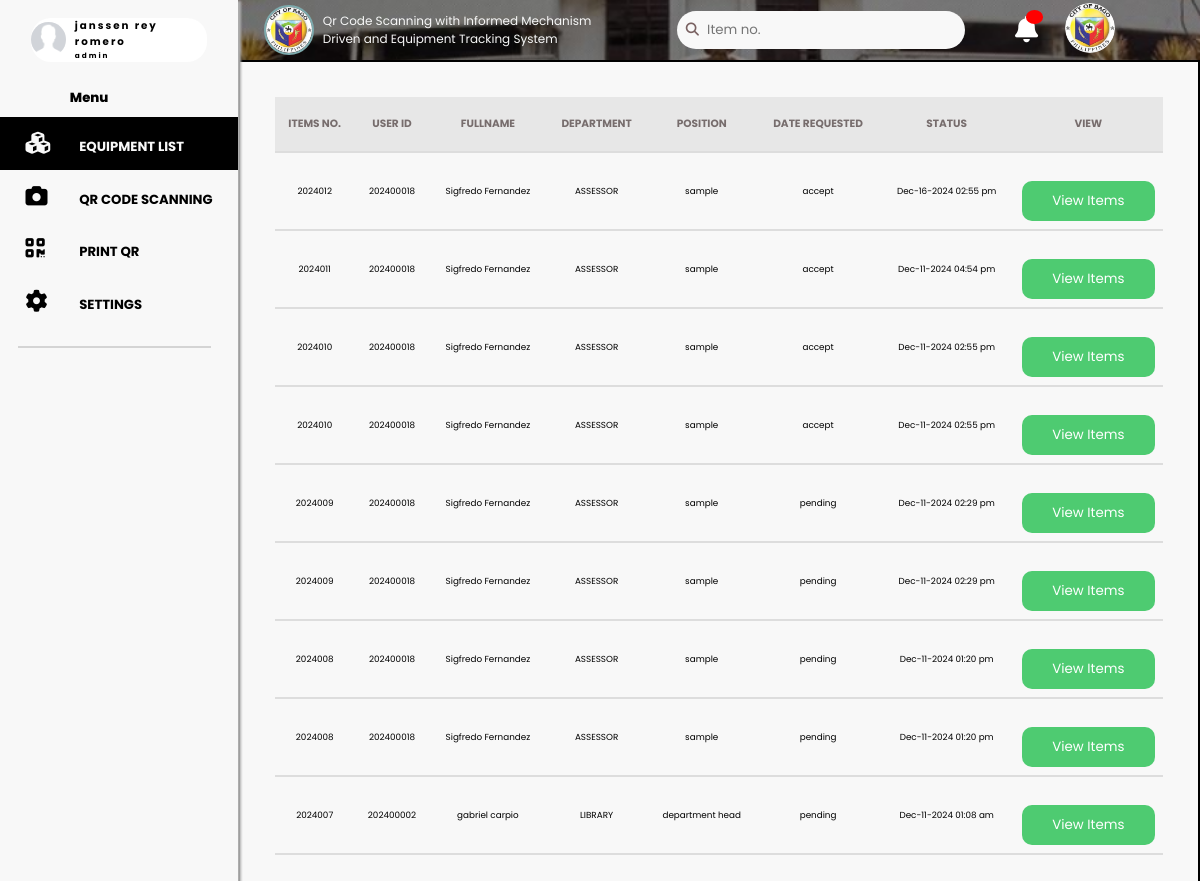
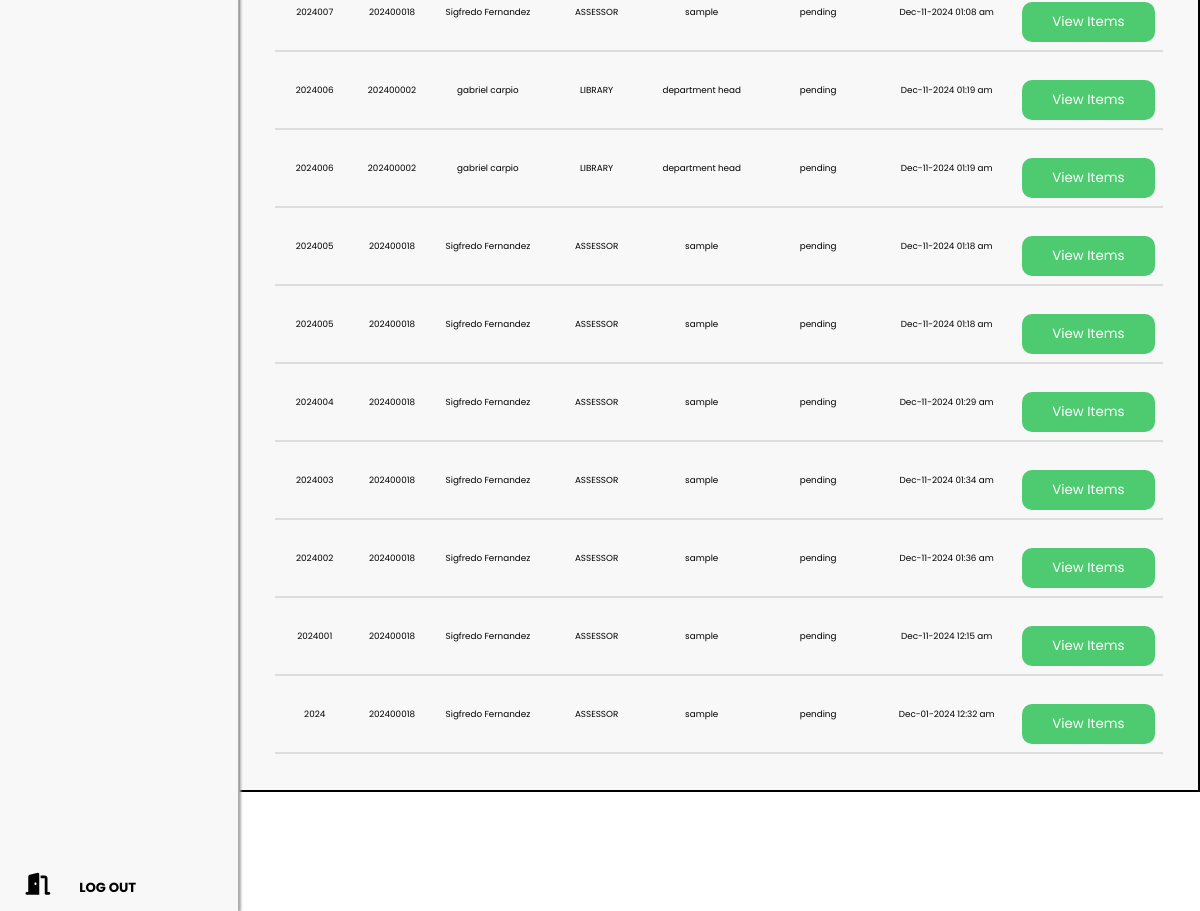
Page /pages/storekeeper/equipment_list.php (signed in) on the committed database (2 pictures, top to bottom).
### tables this page shows
CREATE TABLE `purchase_request` (
  `id` int(11) NOT NULL,
  `notification_id` int(11) NOT NULL,
  `purchase_request_code` int(11) NOT NULL,
  `datetime` datetime NOT NULL,
  `isSeen` tinyint(1) NOT NULL DEFAULT 1,
  `status` varchar(20) NOT NULL
);

CREATE TABLE `users` (
  `id` int(11) NOT NULL,
  `usercode` int(11) NOT NULL,
  `email` varchar(50) NOT NULL,
  `password` varchar(256) NOT NULL,
  `phone_number` varchar(11) NOT NULL,
  `fullname` varchar(50) NOT NULL,
  `birthdate` date NOT NULL,
  `gender` varchar(50) NOT NULL,
  `role` varchar(50) NOT NULL,
  `department` varchar(100) NOT NULL,
  `position` varchar(50) NOT NULL,
  `profile` varchar(100) DEFAULT NULL,
  `status` varchar(10) NOT NULL
);

### pages/storekeeper/equipment_list.php (the view, shortened to what this page needs)
<?php
require '../../logic/dbCon.php';
?>
<!DOCTYPE html>
<html lang="en">
<head>
    <link rel="stylesheet" href="https://cdnjs.cloudflare.com/ajax/libs/font-awesome/6.6.0/css/all.min.css" />
    <link rel="stylesheet" href="https://cdn.jsdelivr.net/npm/swiper@11/swiper-bundle.min.css" />
    <link rel="stylesheet" href="../../styles/accountability.css?v=1.1">
</head>
<body>
        <?php include 'noti_storekeeper_content.php' ?>
    <header>
        <div class="user">
            <img src="<?php echo $_SESSION['profile'] ?>" alt="">
            <div>
                <h3 style="letter-spacing: 2px;"><?php echo $_SESSION['fullname'] ?></h3>
                <h5 style="letter-spacing: 2px;"><?php echo $_SESSION['role'] ?></h5>
            </div>
        </div>
        <span class="menutext">menu</span>
        <nav class="navbar">
            <ul>
                <li>
                    <i class="fa-solid fa-cubes" id="active"></i>
                    <a href="equipment_list.php" id="active">EQUIPMENT LIST</a>
                </li>
                <li>
                    <i class="fa-solid fa-camera"></i>
                    <a href="storekeep_qr.php">QR CODE SCANNING</a>
                </li>
                <li>
                    <i class="fa-solid fa-qrcode"></i>
                    <a href="print_qr.php">PRINT QR</a>
                </li>
                <li>
                    <i class="fa-solid fa-gear"></i>
                    <a href="settings.php">SETTINGS</a>
                </li>
                <div class="div">
                    <span></span>
                </div>
                <li>
                    <i class="fa-solid fa-door-open"></i>
                    <a href="../../logic/logout.php">LOG OUT</a>
                </li>
            </ul>
        </nav>
    </header>
    <div class="container">
        <div class="header">
            <div class="div1">
                <div class="content">
                    <div class="logo">
                        <img src="../../styles/images/logo1.png" alt="">
                    </div>
                    <p>Qr Code Scanning with Informed Mechanism <br> Driven and Equipment Tracking System</p>
                </div>
            </div>
            <div class="div2">
                <div class="content2">
                    <div class="search">
                        <i class="fa-solid fa-search"></i>
                        <input type="number" placeholder="Item no." class="search-input" id="searchInput" oninput="getsearch(this.value)">
                    </div>
                    <div class="notpic">
                        <div class="notification noti_bell" onclick="openNotification()">
                            <div class="noti_count" id="noti_count"></div>
                            <i class="fa-solid fa-bell "></i>
                        </div>
                        <div class="profile">
                            <img src="../../styles/images/logo1.png" alt="">
                        </div>
                    </div>
                </div>
            </div>
        </div>
        <main class="containermain">
            <div class="table-container">
                <table id="dataTable">
                    <thead>
                        <tr>
                            <th>ITEMS NO.</th>
                            <th>USER ID</th>
                            <th>FULLNAME</th>
                            <th>DEPARTMENT</th>
                            <th>POSITION</th>
                            <th>DATE REQUESTED</th>
                            <th>STATUS</th>
                            <th>View</th>
                        </tr>
                    </thead>
                    <tbody id="tableBody">
                        <?php
                        $stmt = $conn->prepare("SELECT u.usercode ,u.fullname, u.department, u.position, p.purchase_request_code, p.datetime, p.status FROM purchase_request AS p JOIN purchase_request_list AS l ON l.purchase_request_code = p.purchase_request_code JOIN users AS u ON l.requester_code = u.usercode ORDER BY p.id DESC;");
                        $stmt->execute();
                        $result = $stmt->get_result();
                        while ($row = $result->fetch_assoc()) {
                            echo '
                                <tr>
                                    <td>'. htmlspecialchars($row['purchase_request_code']).
                                    '</td>
                                    <td>'. htmlspecialchars($row['usercode']).
                                    '</td>
                                    <td>'. htmlspecialchars($row['fullname']).
                                    '</td>
                                    <td>'. htmlspecialchars($row['department']).
                                    '</td>
                                    <td>'. htmlspecialchars($row['position']).
                                    '</td>
                                    <td>'. htmlspecialchars($row['status']).
                                    '</td>
                                    <td>'. date("M-d-Y h:s a", strtotime($row['datetime'])).
                                    '</td>
                                    <td><button class="btn-viem-items" onclick="viewitems('.$row["purchase_request_code"].')">View Items</button></td>
                                </tr>
                            ';
                        }
                        ?>
                    </tbody>
                </table>
            </div>
        </main>
    </div>
</body>
</html>

### pages/storekeeper/noti_storekeeper_content.php (shortened to what this page needs)
<link rel="stylesheet" href="../../styles/sweetalert2.min.css">

### styles/accountability.css (style rules this page uses)
* { margin:0; padding:0; box-sizing:border-box; text-decoration:none; outline:none; border:none; transition:all .2s linear; font-family: "Poppins", sans-serif; }
html { font-size:58.5%; overflow-x:hidden; }
body { background:#7eabae; overflow-x:hidden; padding-left:27rem; }
header { position:fixed; top:0; left:0; z-index:1000; height:100%; width:27rem; background:#F8F8F8; display:flex; align-items:center; flex-flow:column; filter: drop-shadow(3px 1px 1px #adadad); }
header .user { margin-top: 2rem; display: flex; align-items: center; justify-content:center; flex-direction: row; width: 20rem; height:5rem; background-color: #FFFFFF; border-radius: 20px; gap: 1rem; }
header .user img { display: flex; align-items: center; justify-content: center; height:4rem; width:4rem; border-radius:50%; object-fit:cover; }
.menutext { font-size: 1.5rem; margin-left: -25%; text-transform: capitalize; font-weight: 800; margin-top: 3rem; margin-bottom: 1rem; }
header .navbar { width:100%; }
header .navbar ul li { list-style:none; transition: background-color 0.3s, color 0.3s; position: relative; }
.navbar ul li i { font-size: 2.5rem; left: 33%; top: 1.7rem; position: absolute; margin-left: -6rem; }
header .navbar ul #active { background-color: #000000; color: #F8F8F8; }
header .navbar ul li a { display:block; border-radius: 15px 0 0 15px; padding-left: 15rem; background:#F8F8F8; padding-top: 20px; height: 6rem; margin-left:-6rem; color:#000000; font-size:1.5rem; font-weight: bold; }
header .navbar ul li:last-child { position: absolute; bottom: 0; width: 100%; }
.div { display: flex; align-items: center; justify-content: center; }
.div span { border: 1px solid #D4D4D4; width: 40rem; margin-right: 3rem; margin-left: 2rem; margin-top: 2rem; }
@media (max-width:1200px) { html { font-size:55%; } }
.container { background-color: #ffffff; height: 100vh; display: flex; flex-direction: column; overflow: hidden; }
.container .header { display: flex; align-items: center; justify-content: space-between; height:60px; background-image: url(images/Rectangle\ 1.png); background-repeat: no-repeat; background-size: cover; background-position: center; padding: 2rem; }
.div1 { display: flex; width: 400px; height: 100px; }
.div1 .content { display: flex; align-items: center; justify-content: flex-start; margin-left:1rem; }
.div1 .logo { margin-right: 1rem; border: 2px solid #7eabae; width: 50px; height: 50px; object-fit: cover; border-radius: 50%; overflow: hidden; display: flex; align-items: center; justify-content: center; }
.div1 .logo img { width: 100%; height: 100%; }
.div1 .content p { font-size: 12px; color: #F8F8F8; }
.div2 .content2 { height: 100px; display: flex; align-items: center; justify-content: flex-start; padding: 2rem; }
.search { display: flex; align-items: center; background-color: #F8F8F8; gap: 3%; padding: 1rem; border-radius: 20px; }
.search i { font-size: 1.5rem; color: rgb(121, 97, 97); }
.search input { width: 100%; height: 100%; border: none; background: none; }
.notpic { display: flex; align-items: center; justify-content: center; justify-content: center; gap: 3rem; width: 200px; }
.notpic .profile img { width: 50px; height: 50px; object-fit: cover; border-radius: 50%; }
.container main { background-color: #F8F8F8; padding: 4rem; max-height: 90vh; overflow-y: auto; box-sizing: border-box; border: 2px solid #000; }
.table-container { width: 100%; overflow-x: auto; }
table { width: 100%; border-collapse: collapse; margin-bottom: 10px; }
th, td { height: 55px; border-bottom: 2px solid #ddd; padding: 8px; text-align: center; }
th { background-color: #E7E7E7; text-align: center; color: rgb(119, 109, 109); font-size: 1.2rem; text-transform: uppercase; }
.btn-viem-items { background-color: #4ECB71; color: white; padding: 10px 20px; border: none; border-radius: 10px; cursor: pointer; align-items: center; text-align: center; justify-content: center; display: flex; margin-top: 20px; width: 100%; }

### pages/storekeeper/equipment_list.php (style rules this page uses)
.notification { font-size: 3rem; cursor: pointer; }
.notification > i { color: white; }

### pages/storekeeper/noti_storekeeper_content.php (style rules this page uses)
.noti_bell { position: relative; }
.noti_count { position: absolute; width: 75%; height: 35%; right: -5px; background-color: red; border-radius: 50%; text-align: center; color: white; font-weight: 900; font-size: 1rem; }

### rows in the picture
purchase_request: purchase_request_code "2024012", users.usercode "202400018", users.fullname "Sigfredo Fernandez", users.department "ASSESSOR", users.position "sample", status "accept", datetime "Dec-16-2024 02:55 pm"
purchase_request: purchase_request_code "2024011", users.usercode "202400018", users.fullname "Sigfredo Fernandez", users.department "ASSESSOR", users.position "sample", status "accept", datetime "Dec-11-2024 04:54 pm"
purchase_request: purchase_request_code "2024010", users.usercode "202400018", users.fullname "Sigfredo Fernandez", users.department "ASSESSOR", users.position "sample", status "accept", datetime "Dec-11-2024 02:55 pm"
purchase_request: purchase_request_code "2024009", users.usercode "202400018", users.fullname "Sigfredo Fernandez", users.department "ASSESSOR", users.position "sample", status "pending", datetime "Dec-11-2024 02:29 pm"
purchase_request: purchase_request_code "2024008", users.usercode "202400018", users.fullname "Sigfredo Fernandez", users.department "ASSESSOR", users.position "sample", status "pending", datetime "Dec-11-2024 01:20 pm"
purchase_request: purchase_request_code "2024007", users.usercode "202400002", users.fullname "gabriel carpio", users.department "LIBRARY", users.position "department head", status "pending", datetime "Dec-11-2024 01:08 am", users.usercode "202400018", users.fullname "Sigfredo Fernandez", users.department "ASSESSOR", users.position "sample"
purchase_request: purchase_request_code "2024006", users.usercode "202400002", users.fullname "gabriel carpio", users.department "LIBRARY", users.position "department head", status "pending", datetime "Dec-11-2024 01:19 am"
purchase_request: purchase_request_code "2024005", users.usercode "202400018", users.fullname "Sigfredo Fernandez", users.department "ASSESSOR", users.position "sample", status "pending", datetime "Dec-11-2024 01:18 am"
purchase_request: purchase_request_code "2024004", users.usercode "202400018", users.fullname "Sigfredo Fernandez", users.department "ASSESSOR", users.position "sample", status "pending", datetime "Dec-11-2024 01:29 am"
purchase_request: purchase_request_code "2024003", users.usercode "202400018", users.fullname "Sigfredo Fernandez", users.department "ASSESSOR", users.position "sample", status "pending", datetime "Dec-11-2024 01:34 am"
purchase_request: purchase_request_code "2024002", users.usercode "202400018", users.fullname "Sigfredo Fernandez", users.department "ASSESSOR", users.position "sample", status "pending", datetime "Dec-11-2024 01:36 am"
purchase_request: purchase_request_code "2024001", users.usercode "202400018", users.fullname "Sigfredo Fernandez", users.department "ASSESSOR", users.position "sample", status "pending", datetime "Dec-11-2024 12:15 am"
purchase_request: purchase_request_code "2024", users.usercode "202400018", users.fullname "Sigfredo Fernandez", users.department "ASSESSOR", users.position "sample", status "pending", datetime "Dec-01-2024 12:32 am"

### other values in the picture
$_SESSION['fullname'] "janssen rey romero"
$_SESSION['role'] "admin"
